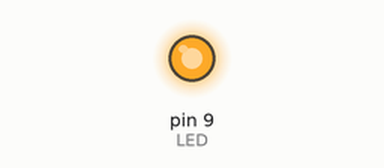
A sketch run on a simulated Arduino Uno, built with avr-gcc and run on an emulated ATmega328P. On the bench: output pins drawn as LEDs (lit = HIGH). What the sketch prints to the serial monitor is not drawn.

Above: at 0.05 s.
At 1.05 s:
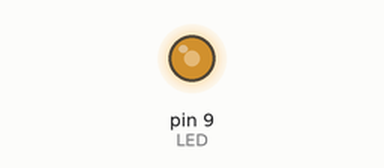
At 2.1 s:
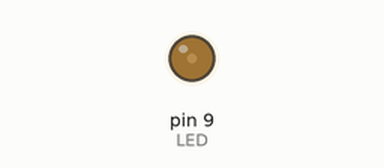
At 4.65 s:
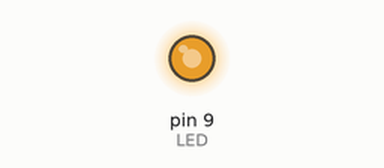
Timing chart, 0 to 6.7 s (numbered marks = the images above):
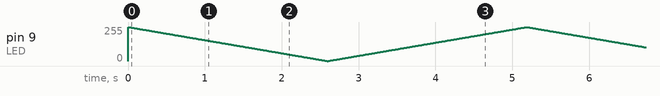

The sketch:

Nummer9.ino
```cpp
/*
 * Dimmen von LED's
 * Dominic Brauer + Philipp Klimaschewski
 * Release: 20.09.2021
 */

//Deklarationsbereich

int LED = 9;
int Zeit = 10;
int Helligkeit = 255;

//Voreinstellungsbereich

void setup()
{
  Serial.begin(9600);
}

void loop()
{
  for (Helligkeit=255; Helligkeit>0; Helligkeit--)
{
  Serial.println(Helligkeit);
  analogWrite(LED,Helligkeit);
  delay(Zeit);
}
  for (Helligkeit=0; Helligkeit<255; Helligkeit++)
{
  Serial.println(Helligkeit);
  analogWrite(LED,Helligkeit);
  delay(Zeit);
  }
}
```
